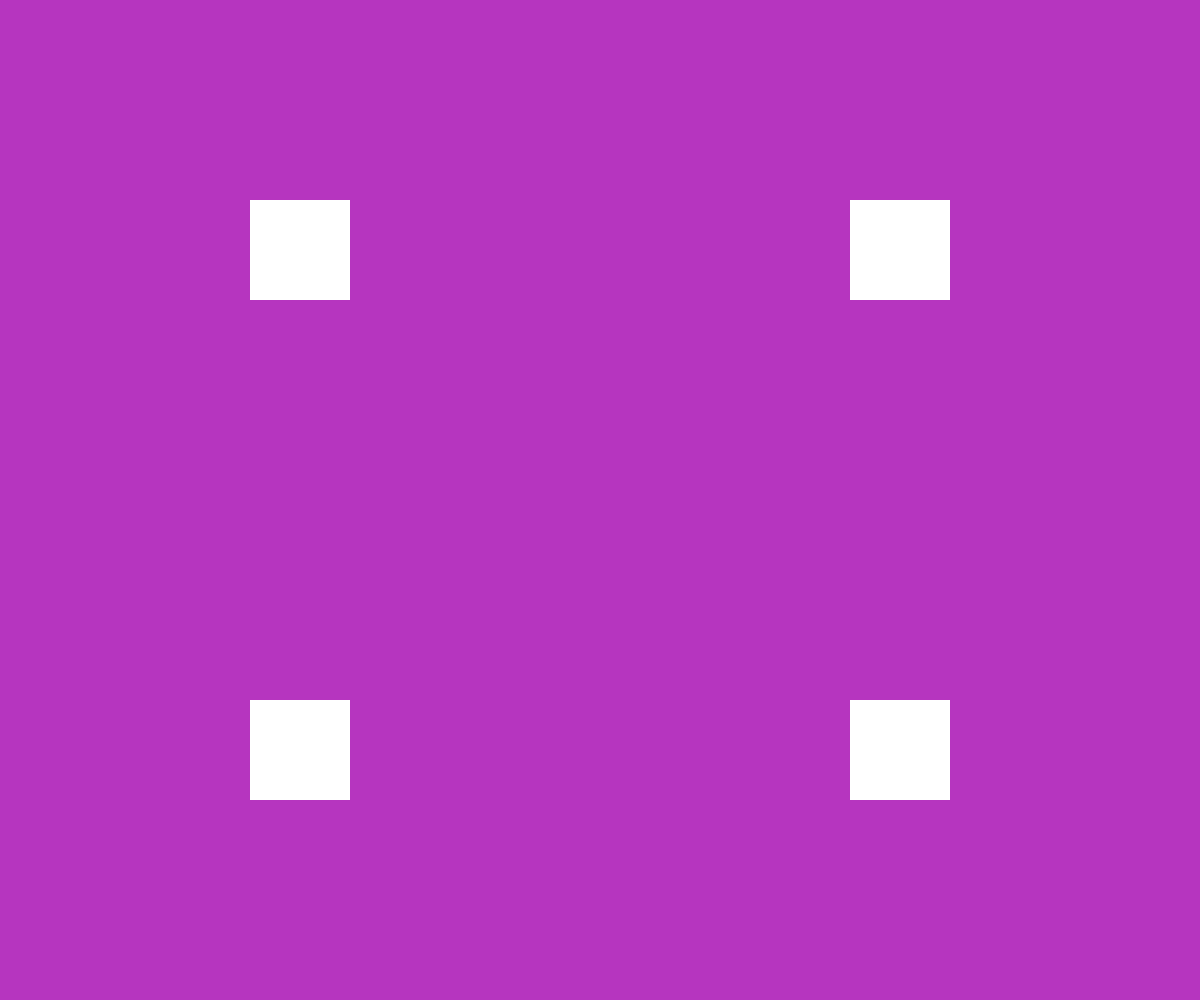
Frame 1 (no input)
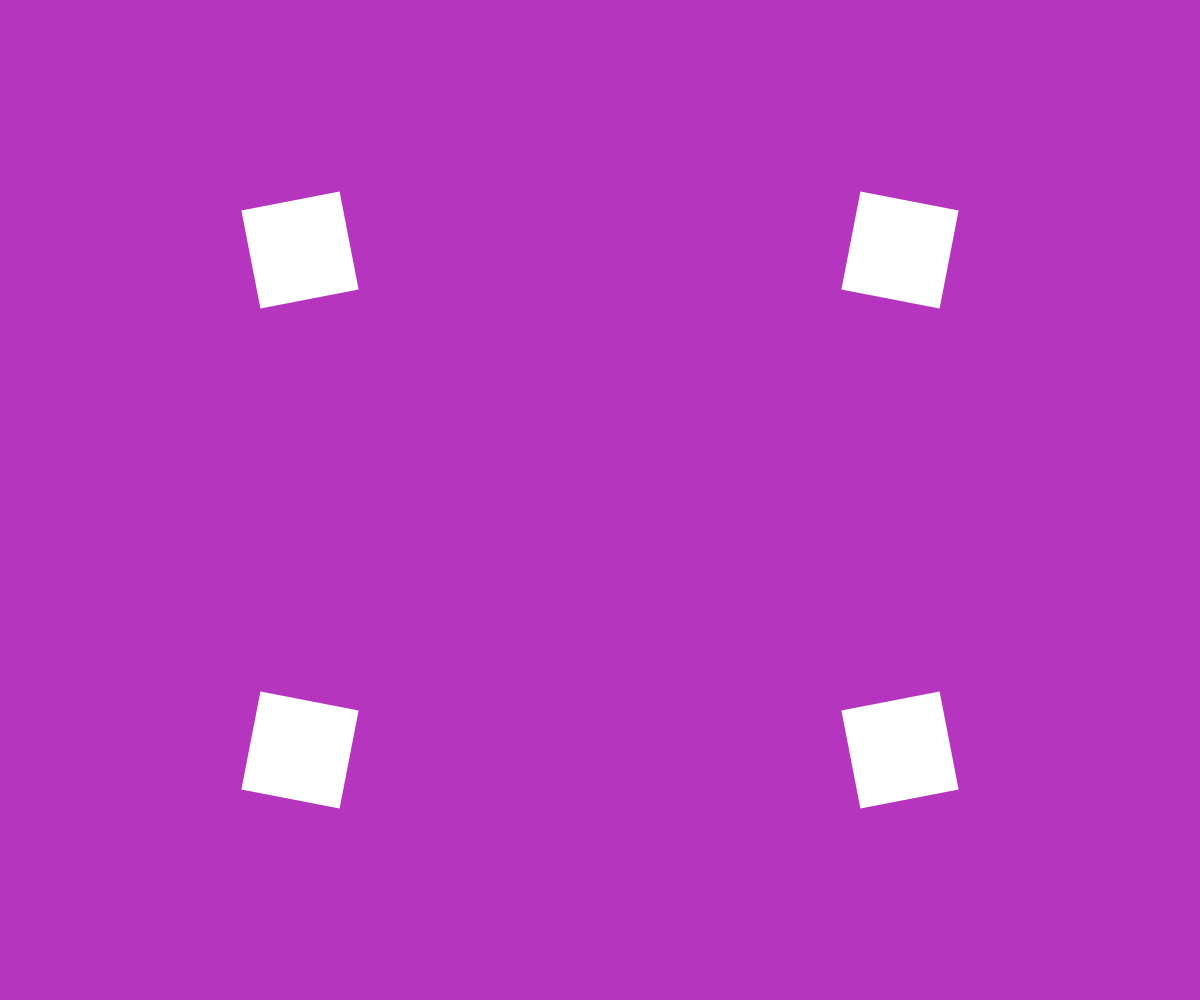
Frame 60 (no input)
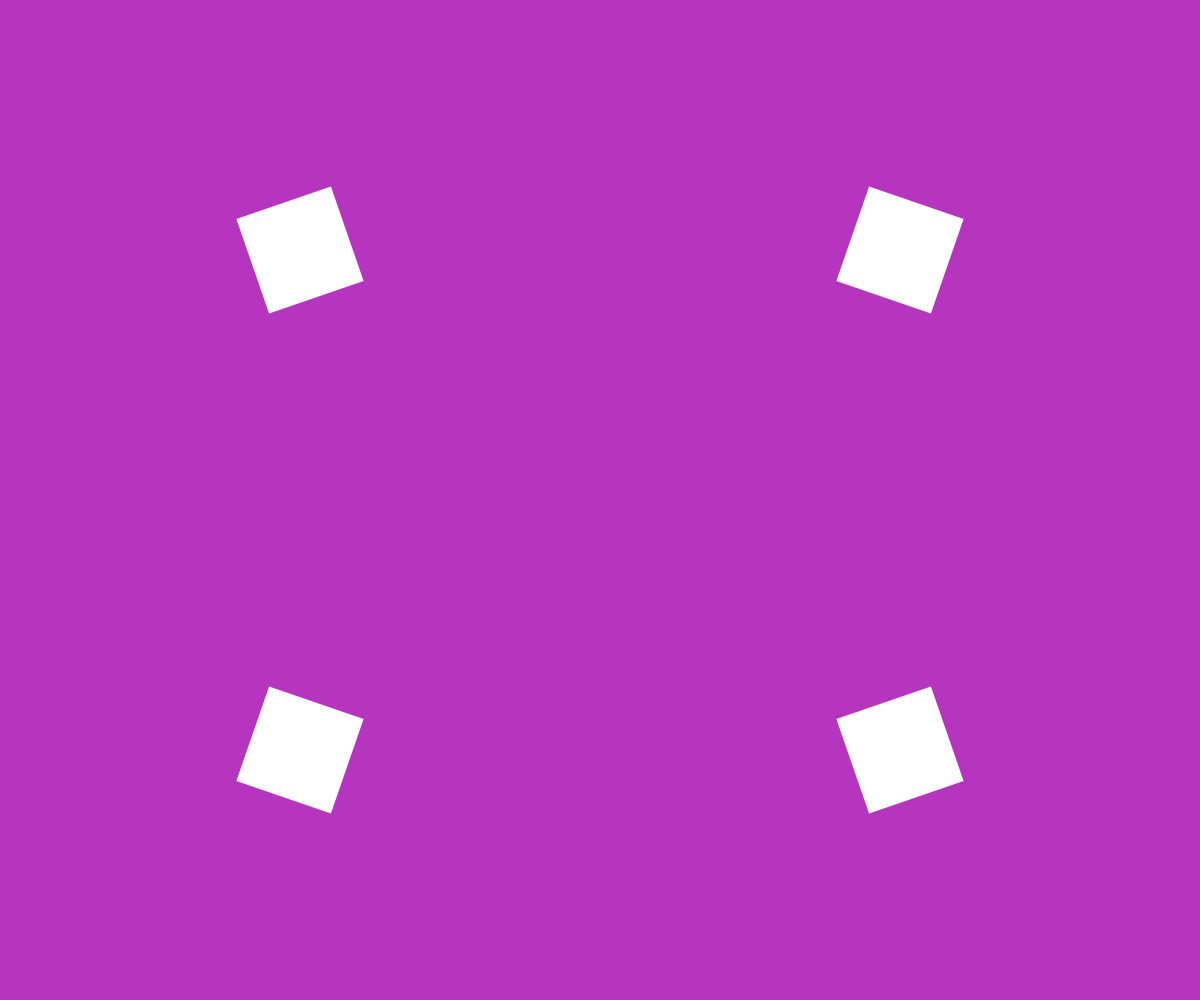
Frame 120 (the mouse pressed at the canvas centre since frame 60)

The p5.js sketch that drew these frames (run headless with seeded random() and noise() and a simulated clock; from frame 60 on, the mouse is pressed at the canvas centre):

// p5.js sketch
// ── sketch.js
var r = 0;
var backR;
var backG;
var backB;

function setup() {
  createCanvas(windowWidth,windowHeight);
  backR = random(255);
  backG = random(255);
  backB = random(255);
  background(backR,backG,backB);
  rectMode(CENTER);
  noStroke();
  smooth();
}
function rectangle(x,y,r){
  translate(x,y);
  rotate(r);
  rect(0,0,100,100);
  resetMatrix();  
}
function draw() {
  fill(backR,backG,backB);
  rect(width/2,height/2,width,height);
  fill(255);
  // left top
  rectangle(width/4,height/4,r);
  // right top
  rectangle(width/4*3,height/4,-r);
  // left bottom
  translate(width/4,height/4*3);
  rotate(-r);
  rect(0,0,100,100);
  resetMatrix();
  // right bottom
  translate(width/4*3,height/4*3);
  rotate(r);
  rect(0,0,100,100);
  resetMatrix();
  r = r + 0.05;
}
